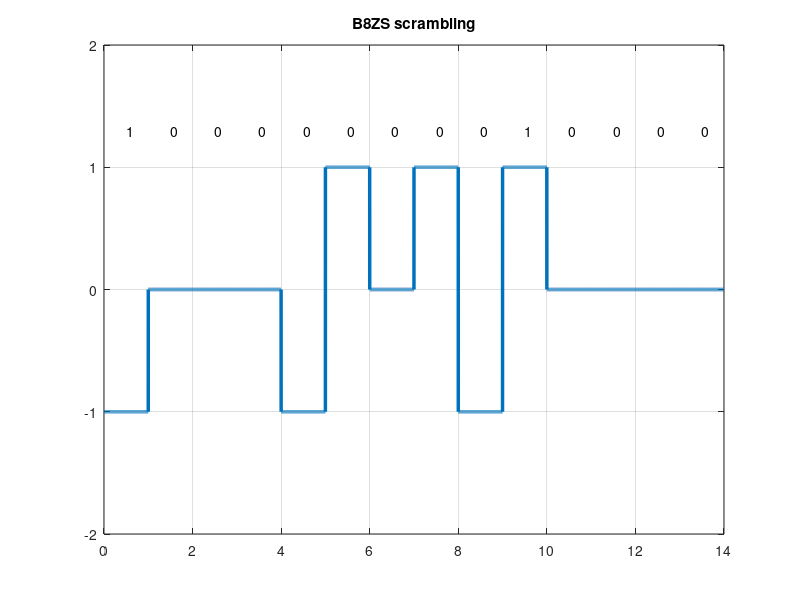

Write MATLAB code to recreate this figure.
clc;
clear all;
close all;

data = [1 0 0 0 0 0 0 0 0 1 0 0 0 0]

n = 1000;

T = length(data);

N = n*length(data);


dt = T/N;

t = 0:dt:T;

x = zeros(1,length(t));

counter = 0;
lastbit = 1;
for i=1:length(data)
  if data(i)==0
    counter = counter + 1;
    if counter==8
      x((i-1-7)*n+1:(i-7)*n) = 0;
      x((i-1-6)*n+1:(i-6)*n) = 0;
      x((i-1-5)*n+1:(i-5)*n) = 0;
      x((i-1-4)*n+1:(i-4)*n) = lastbit;
      x((i-1-3)*n+1:(i-3)*n) = -lastbit;
      lastbit = -lastbit;
      x((i-1-2)*n+1:(i-2)*n) = 0;
      x((i-1-1)*n+1:(i-1)*n) = lastbit;
      x((i-1)*n+1:i*n) = -lastbit;
      lastbit = -lastbit;
      counter = 0;
    end
  else
    counter = 0;
    x((i-1)*n+1:i*n) = -lastbit;
    lastbit = -lastbit;
  end
end


plot(t, x,'lineWidth', 2.5), axis([0,T,-2,2]);


title('B8ZS scrambling')

grid on;

xAxis = 0;
yAxis = 1.3;

bits = dec2bin(data);

for i = 1:T
    xAxis = i - 0.5;
    text(xAxis,yAxis, num2str(bits(i)));
end

